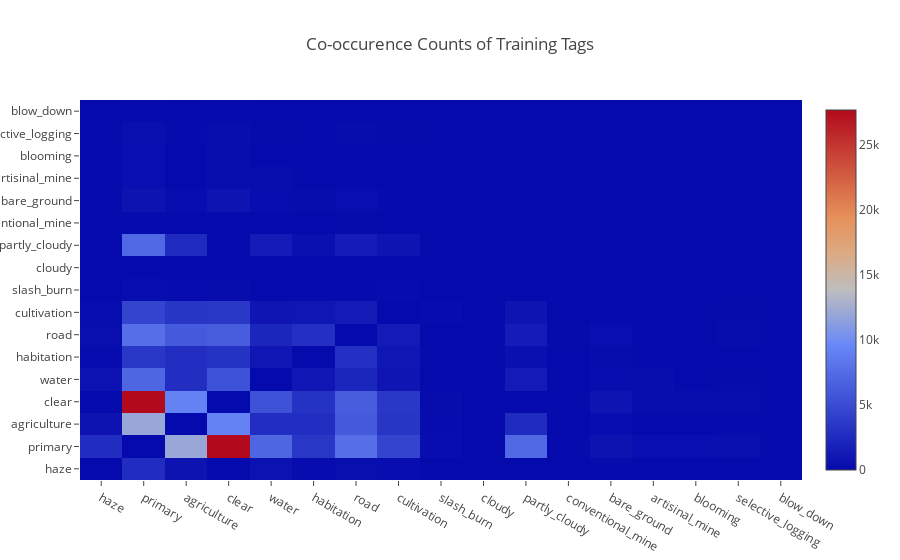

The notebook cell this image was saved under:
### Markdown cell above
Remember that each sample can have many tags associated with it. Therefore, we now look at how frequently the tags co-occur with each other in the same sample.

### Code cell
tag_indices = planet.util.get_tag_indices(train_tags)
train_labels = planet.util.tags_to_labels(train_tags, tag_indices).astype(int)
train_tag_co_counts = train_labels.transpose().dot(train_labels)
train_tag_co_counts_diag = numpy.diagonal(train_tag_co_counts).copy()
numpy.fill_diagonal(train_tag_co_counts, 0)

train_tags_co_counts_fig = plotly.graph_objs.Figure({
    "data" : [
        plotly.graph_objs.Heatmap
        (
            z=train_tag_co_counts,
            x=list(tag_indices.keys()),
            y=list(tag_indices.keys()),
        )
    ],
    "layout" : {"title" : "Co-occurence Counts of Training Tags"}
})
plotly.offline.iplot(
    train_tags_co_counts_fig,
    filename=os.path.join(data_dir, "train_tags_co_counts.html")
)

### Figure 1 — Plotly figure (JSON) as saved in the notebook; plotly's stock layout.template omitted (floating-point values rounded to 4 significant figures; data arrays with more than 128 entries replaced by an {"elided": "..."} marker saying what was removed)
{"data": [{"type": "heatmap", "x": ["haze", "primary", "agriculture", "clear", "water", "habitation", "road", "cultivation", "slash_burn", "cloudy", "partly_cloudy", "conventional_mine", "bare_ground", "artisinal_mine", "blooming", "selective_logging", "blow_down"], "y": ["haze", "primary", "agriculture", "clear", "water", "habitation", "road", "cultivation", "slash_burn", "cloudy", "partly_cloudy", "conventional_mine", "bare_ground", "artisinal_mine", "blooming", "selective_logging", "blow_down"], "z": {"elided": "17x17 int values"}}], "layout": {"title": "Co-occurence Counts of Training Tags"}}
